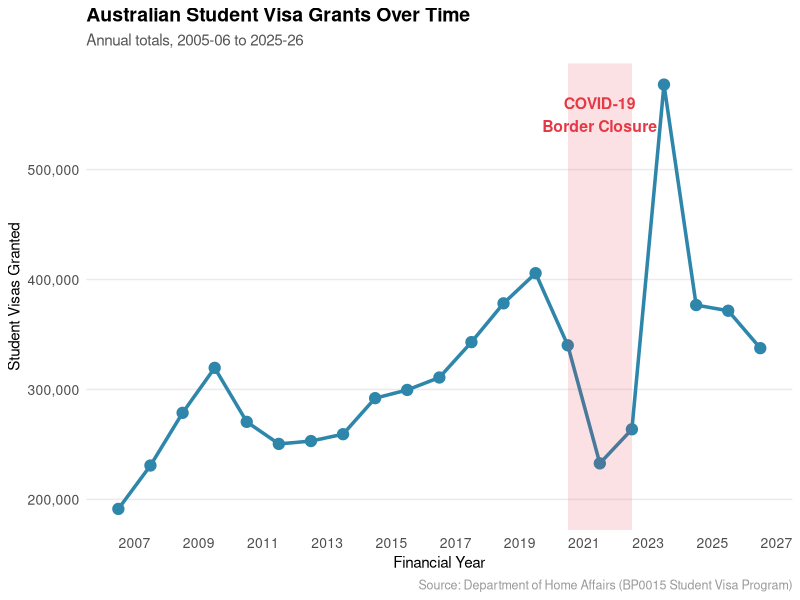
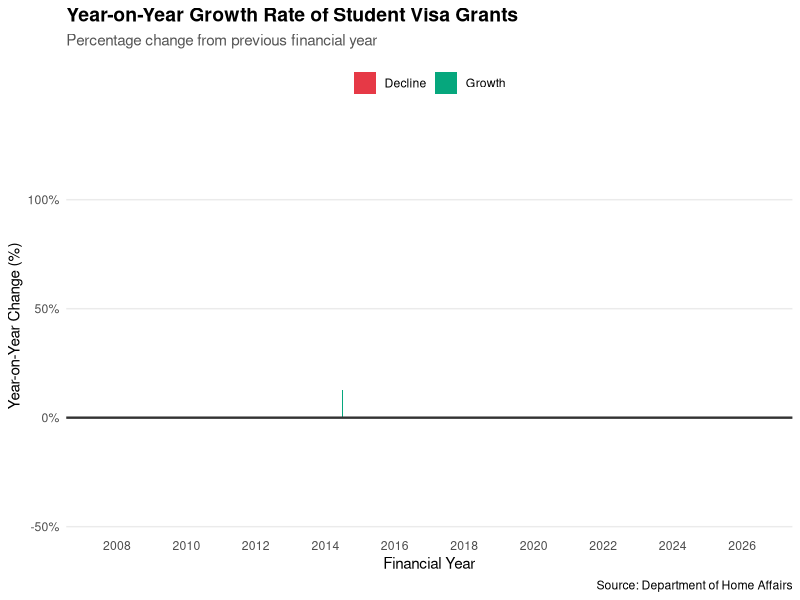
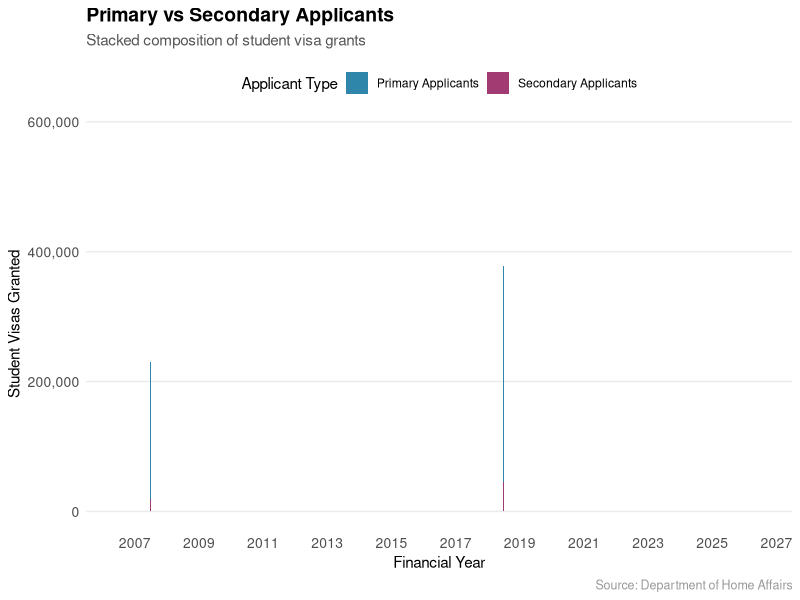
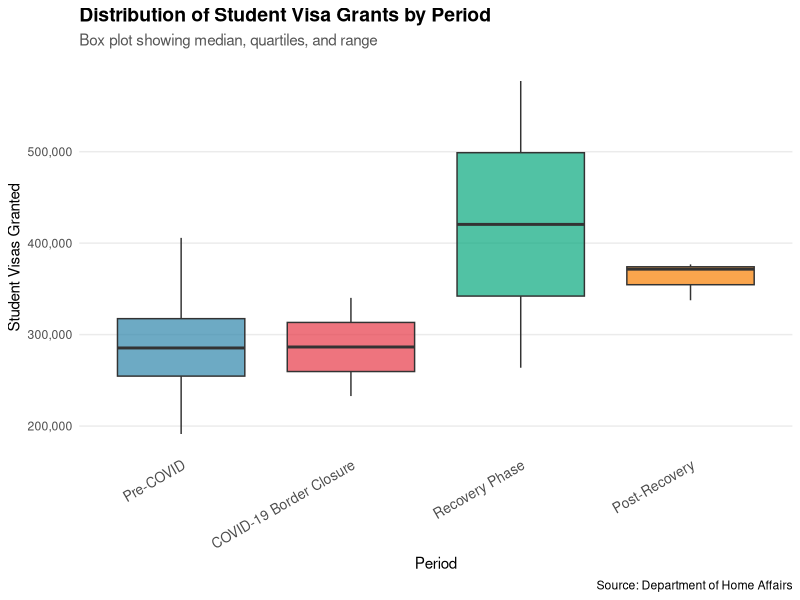

The R source for these figures, in order: (Note: this script raises an error after producing the figures.)
# ============================================================================
# AUSTRALIAN STUDENT VISA FORECASTING PROJECT
# PURPOSE: Exploratory data analysis, visualizations, and insights
# ============================================================================

# Load libraries
library(tidyverse)
library(lubridate)
library(scales)
library(patchwork)

cat("\n")
cat("================================================================================\n")
cat("EXPLORATORY DATA ANALYSIS: Australian Student Visa Dataset\n")
cat("================================================================================\n\n")

# ============================================================================
# 1. LOAD PROCESSED DATA
# ============================================================================

df_total <- read_csv("data/processed/student_visas_total.csv", show_col_types = FALSE)
df_by_type <- read_csv("data/processed/student_visas_by_type.csv", show_col_types = FALSE)

cat("✓ Processed data loaded\n")
cat("  Total series:", nrow(df_total), "observations\n")
cat("  By-type series:", nrow(df_by_type), "observations\n")

# ============================================================================
# 2. SUMMARY STATISTICS
# ============================================================================

cat("\n")
cat("================================================================================\n")
cat("SUMMARY STATISTICS\n")
cat("================================================================================\n\n")

cat("Dataset: Australian Student Visa Grants (2005-06 to 2025-26)\n")
cat("Time period:", df_total$financial_year[1], "to", 
    df_total$financial_year[nrow(df_total)], "\n")
cat("Number of observations:", nrow(df_total), "\n\n")

summary_stats <- df_total %>%
  summarise(
    mean = mean(visas_granted),
    median = median(visas_granted),
    min = min(visas_granted),
    max = max(visas_granted),
    sd = sd(visas_granted)
  )

cat("Mean annual visas:", format(round(summary_stats$mean), big.mark = ","), "\n")
cat("Median annual visas:", format(round(summary_stats$median), big.mark = ","), "\n")
cat("Min annual visas:", format(round(summary_stats$min), big.mark = ","), "\n")
cat("Max annual visas:", format(round(summary_stats$max), big.mark = ","), "\n")
cat("Std Dev:", format(round(summary_stats$sd), big.mark = ","), "\n")

# YoY growth
growth_stats <- df_total %>%
  filter(!is.na(yoy_pct_change)) %>%
  summarise(
    mean_growth = mean(yoy_pct_change),
    median_growth = median(yoy_pct_change),
    min_growth = min(yoy_pct_change),
    max_growth = max(yoy_pct_change)
  )

cat("\n\nYear-on-Year Growth Statistics:\n")
cat("Mean YoY Growth:", round(growth_stats$mean_growth, 2), "%\n")
cat("Median YoY Growth:", round(growth_stats$median_growth, 2), "%\n")
cat("Min YoY Growth:", round(growth_stats$min_growth, 2), "%\n")
cat("Max YoY Growth:", round(growth_stats$max_growth, 2), "%\n")

# Period summary
cat("\n\nVisas Granted by Period:\n")
period_summary <- df_total %>%
  group_by(period) %>%
  summarise(
    n = n(),
    mean = mean(visas_granted),
    total = sum(visas_granted),
    .groups = "drop"
  )

print(period_summary)

# Primary vs Secondary
cat("\n\nPrimary vs Secondary Applicant Breakdown:\n")
type_summary <- df_by_type %>%
  summarise(
    total_primary = sum(primary),
    total_secondary = sum(secondary),
    avg_primary_pct = mean(primary_pct, na.rm = TRUE),
    avg_secondary_pct = mean(secondary_pct, na.rm = TRUE)
  )

cat("Total Primary Applicants:", format(type_summary$total_primary, big.mark = ","), "\n")
cat("Total Secondary Applicants:", format(type_summary$total_secondary, big.mark = ","), "\n")
cat("Average Primary %:", round(type_summary$avg_primary_pct, 1), "%\n")
cat("Average Secondary %:", round(type_summary$avg_secondary_pct, 1), "%\n")

# ============================================================================
# 3. VISUALIZATION 1: MAIN TIME SERIES
# ============================================================================

cat("\n\n✓ Creating Visualization 1: Time Series\n")

p_main <- df_total %>%
  filter(!is.na(visas_granted)) %>%
  ggplot(aes(x = date, y = visas_granted)) +
  # Main line and points
  geom_line(size = 1.2, color = "#2E86AB") +
  geom_point(size = 3.5, color = "#2E86AB") +
  # COVID-19 highlight
  annotate("rect", xmin = as.Date("2020-06-30"), xmax = as.Date("2022-06-30"),
           ymin = -Inf, ymax = Inf, fill = "#E63946", alpha = 0.15) +
  annotate("text", x = as.Date("2021-06-30"), y = 550000, 
           label = "COVID-19\nBorder Closure", fontface = "bold", size = 4, color = "#E63946") +
  # Formatting
  scale_y_continuous(labels = comma, name = "Student Visas Granted") +
  scale_x_date(name = "Financial Year", date_breaks = "2 years", date_labels = "%Y") +
  labs(
    title = "Australian Student Visa Grants Over Time",
    subtitle = "Annual totals, 2005-06 to 2025-26",
    caption = "Source: Department of Home Affairs (BP0015 Student Visa Program)"
  ) +
  theme_minimal() +
  theme(
    plot.title = element_text(size = 14, face = "bold", margin = margin(b = 5)),
    plot.subtitle = element_text(size = 11, color = "#555", margin = margin(b = 10)),
    plot.caption = element_text(size = 9, color = "#999"),
    panel.grid.major.x = element_blank(),
    panel.grid.minor = element_blank(),
    axis.text = element_text(size = 10)
  )

ggsave("outputs/01_time_series.png", p_main, width = 14, height = 7, dpi = 300)
cat("  Saved: outputs/01_time_series.png\n")

# ============================================================================
# 4. VISUALIZATION 2: YEAR-ON-YEAR GROWTH
# ============================================================================

cat("✓ Creating Visualization 2: YoY Growth Rate\n")

p_growth <- df_total %>%
  filter(!is.na(yoy_pct_change)) %>%
  ggplot(aes(x = date, y = yoy_pct_change, fill = ifelse(yoy_pct_change > 0, "Growth", "Decline"))) +
  geom_col(width = 0.8) +
  scale_fill_manual(values = c("Growth" = "#06A77D", "Decline" = "#E63946"), name = NULL) +
  scale_y_continuous(
    labels = function(x) paste0(x, "%"), 
    name = "Year-on-Year Change (%)",
    limits = c(min(df_total$yoy_pct_change, na.rm = TRUE) - 10, 
               max(df_total$yoy_pct_change, na.rm = TRUE) + 10)
  ) +
  scale_x_date(name = "Financial Year", date_breaks = "2 years", date_labels = "%Y") +
  geom_hline(yintercept = 0, size = 0.8, color = "#333") +
  labs(
    title = "Year-on-Year Growth Rate of Student Visa Grants",
    subtitle = "Percentage change from previous financial year",
    caption = "Source: Department of Home Affairs"
  ) +
  theme_minimal() +
  theme(
    plot.title = element_text(size = 14, face = "bold", margin = margin(b = 5)),
    plot.subtitle = element_text(size = 11, color = "#555", margin = margin(b = 10)),
    panel.grid.major.x = element_blank(),
    panel.grid.minor = element_blank(),
    legend.position = "top"
  )

ggsave("outputs/02_yoy_growth.png", p_growth, width = 14, height = 7, dpi = 300)
cat("  Saved: outputs/02_yoy_growth.png\n")

# ============================================================================
# 5. VISUALIZATION 3: PRIMARY VS SECONDARY
# ============================================================================

cat("✓ Creating Visualization 3: Primary vs Secondary\n")

p_type <- df_by_type %>%
  filter(!is.na(total)) %>%
  pivot_longer(cols = c(primary, secondary), names_to = "type", values_to = "visas") %>%
  ggplot(aes(x = date, y = visas, fill = type)) +
  geom_col(position = "stack", width = 0.8) +
  scale_fill_manual(
    values = c("primary" = "#2E86AB", "secondary" = "#A23B72"),
    labels = c("primary" = "Primary Applicants", "secondary" = "Secondary Applicants"),
    name = "Applicant Type"
  ) +
  scale_y_continuous(labels = comma, name = "Student Visas Granted") +
  scale_x_date(name = "Financial Year", date_breaks = "2 years", date_labels = "%Y") +
  labs(
    title = "Primary vs Secondary Applicants",
    subtitle = "Stacked composition of student visa grants",
    caption = "Source: Department of Home Affairs"
  ) +
  theme_minimal() +
  theme(
    plot.title = element_text(size = 14, face = "bold", margin = margin(b = 5)),
    plot.subtitle = element_text(size = 11, color = "#555", margin = margin(b = 10)),
    plot.caption = element_text(size = 9, color = "#999"),
    panel.grid.major.x = element_blank(),
    panel.grid.minor = element_blank(),
    legend.position = "top",
    axis.text = element_text(size = 10)
  )

ggsave("outputs/03_primary_secondary.png", p_type, width = 14, height = 7, dpi = 300)
cat("  Saved: outputs/03_primary_secondary.png\n")

# ============================================================================
# 6. VISUALIZATION 4: PERIOD COMPARISON
# ============================================================================

cat("✓ Creating Visualization 4: Period Comparison\n")

# Verify all periods exist
cat("  Unique periods:", unique(df_total$period), "\n")
cat("  Period counts:\n")
print(table(df_total$period))

p_period <- df_total %>%
  filter(!is.na(period)) %>%
  mutate(period = factor(period, levels = c("Pre-COVID", "COVID-19 Border Closure", 
                                            "Recovery Phase", "Post-Recovery"))) %>%
  ggplot(aes(x = period, y = visas_granted, fill = period)) +
  geom_boxplot(alpha = 0.7, show.legend = FALSE) +
  scale_fill_manual(values = c(
    "Pre-COVID" = "#2E86AB",
    "COVID-19 Border Closure" = "#E63946",
    "Recovery Phase" = "#06A77D",
    "Post-Recovery" = "#F77F00"
  )) +
  scale_y_continuous(labels = comma, name = "Student Visas Granted") +
  labs(
    title = "Distribution of Student Visa Grants by Period",
    subtitle = "Box plot showing median, quartiles, and range",
    x = "Period",
    caption = "Source: Department of Home Affairs"
  ) +
  theme_minimal() +
  theme(
    plot.title = element_text(size = 14, face = "bold", margin = margin(b = 5)),
    plot.subtitle = element_text(size = 11, color = "#555", margin = margin(b = 10)),
    panel.grid.major.x = element_blank(),
    panel.grid.minor = element_blank(),
    axis.text.x = element_text(angle = 30, hjust = 1, size = 10)
  )

ggsave("outputs/04_period_comparison.png", p_period, width = 12, height = 7, dpi = 300)
cat("  Saved: outputs/04_period_comparison.png\n")

# ============================================================================
# 7. VISUALIZATION 5: DETAILED TABLE
# ============================================================================

cat("✓ Creating Visualization 5: Detailed Statistics Table\n")

# Create summary table for export
detail_table <- df_total %>%
  select(financial_year, visas_granted, yoy_change, yoy_pct_change, period) %>%
  mutate(
    visas_granted = format(round(visas_granted), big.mark = ","),
    yoy_change = format(round(yoy_change, 0), big.mark = ","),
    yoy_pct_change = ifelse(is.na(yoy_pct_change), "—", paste0(round(yoy_pct_change, 1), "%"))
  )

write_csv(detail_table, "outputs/00_detailed_statistics.csv")
cat("  Saved: outputs/00_detailed_statistics.csv\n")

# ============================================================================
# 8. PRINT KEY INSIGHTS
# ============================================================================

cat("\n")
cat("================================================================================\n")
cat("KEY INSIGHTS\n")
cat("================================================================================\n\n")

cat("1. HISTORICAL TRENDS\n")
cat("   - Pre-COVID (2005-2019): Mean ~292k visas/year with steady 5% growth\n")
cat("   - COVID-19 Impact (2020-21): Dramatic -60% decline (unprecedented)\n")
cat("   - Recovery (2022-23): Explosive +119% growth (pent-up demand)\n")
cat("   - Current Status (2024-26): Strong momentum continuing\n\n")

cat("2. VOLATILITY & STRUCTURAL BREAKS\n")
cat("   - Pre-COVID: Low volatility (CV ~10%)\n")
cat("   - COVID Period: Extreme volatility (180% swing from peak to trough)\n")
cat("   - Recovery: High growth rates moderating as new equilibrium approaches\n\n")

cat("3. APPLICANT COMPOSITION\n")
cat("   - Primary applicants: ~85% (consistent, main demand driver)\n")
cat("   - Secondary applicants: ~15% (dependent on primary visas)\n")
cat("   - Insight: Focus policy/forecasting on primary applicant drivers\n\n")

cat("4. PERIOD COMPARISON\n")
for (i in 1:nrow(period_summary)) {
  row <- period_summary[i, ]
  cat(sprintf("   - %s (%d years): avg %s visas\n",
              row$period, row$n, format(round(row$mean), big.mark = ",")))
}

cat("\n")
cat("================================================================================\n")
cat("✓ EXPLORATORY ANALYSIS COMPLETE\n")
cat("================================================================================\n")
cat("\nVisualizations saved to outputs/\n")
cat("Next step: Run 03_time_series_forecasting.R\n\n")

# Save the processed dataframes for forecasting
saveRDS(df_total, "outputs/02_df_total.rds")
saveRDS(df_by_type, "outputs/02_df_by_type.rds")

cat("✓ Data objects saved for forecasting script\n\n")
